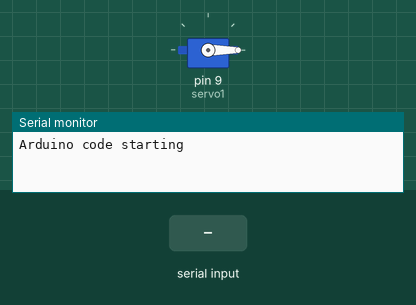
This sketch was run on a simulated Arduino Uno, built with avr-gcc and run on an emulated ATmega328P. Parts: servo, the last lines printed to the serial monitor. The inputs (shaded band) are chosen by the test bench.

Above: at 1.2 s.
1.3 s: "a" received over Serial
At 1.9 s:
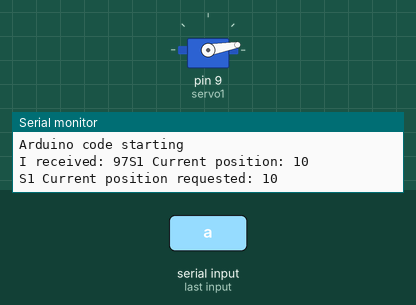
2.8 s: "a" received over Serial
At 4.0 s:
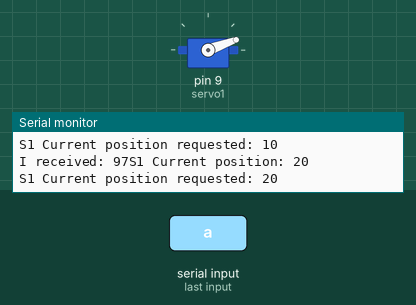
4.3 s: "d" received over Serial
At 5.4 s:
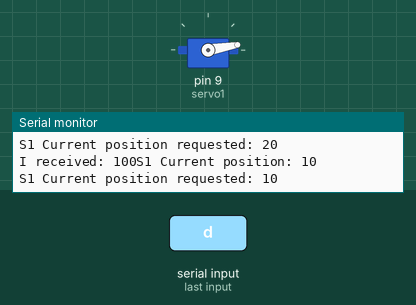
Timing chart, 0 to 7.3 s (numbered marks = the images above; inputs shaded):
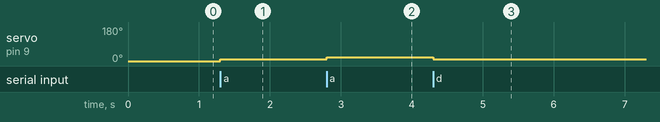

The sketch:

control_servo_with_keyboard.ino
```cpp
#include <Servo.h>

int posS1 = 0;
int posS1i = 0;
int incomingByte = 0;
int currentPosS1;

Servo servo1;

void setup() {
  // put your setup code here, to run once:
  Serial.begin(9600);
  Serial.println("Arduino code starting");

  servo1.attach(9);  // attaches the servo on pin 9 to the servo object
  servo1.write(posS1i); //set the servo position to 0 degrees
}

void loop() {
  // put your main code here, to run repeatedly:
  if (Serial.available() > 0) {
    // read incoming byte;
    incomingByte =  Serial.read();
    // say what you got;
    Serial.print("I received: ");
    Serial.print(incomingByte, DEC);

    switch(incomingByte){
      case 97:
        if(posS1 > 180){
          posS1 = 170;
        }
        posS1 += 10;
        servo1.write(posS1);
        currentPosS1 = servo1.read();
        Serial.print("S1 Current position: ");
        Serial.println(currentPosS1);
        break;

      case 100:
        if(posS1 < 0){
          posS1 = 10;
        }
        posS1 -= 10;
        servo1.write(posS1);
        currentPosS1 = servo1.read();
        Serial.print("S1 Current position: ");
        Serial.println(currentPosS1);
        break;
    }
    Serial.print("S1 Current position requested: ");
    Serial.println(posS1);
    incomingByte = 0;
  }
}
```

Measured:
- after the input at 1.3 s, servo on pin 9 (servo1): 0° → 10° at once
- after the input at 2.8 s, servo on pin 9 (servo1): 10° → 20° at once
- after the input at 4.3 s, servo on pin 9 (servo1): 20° → 10° at once
